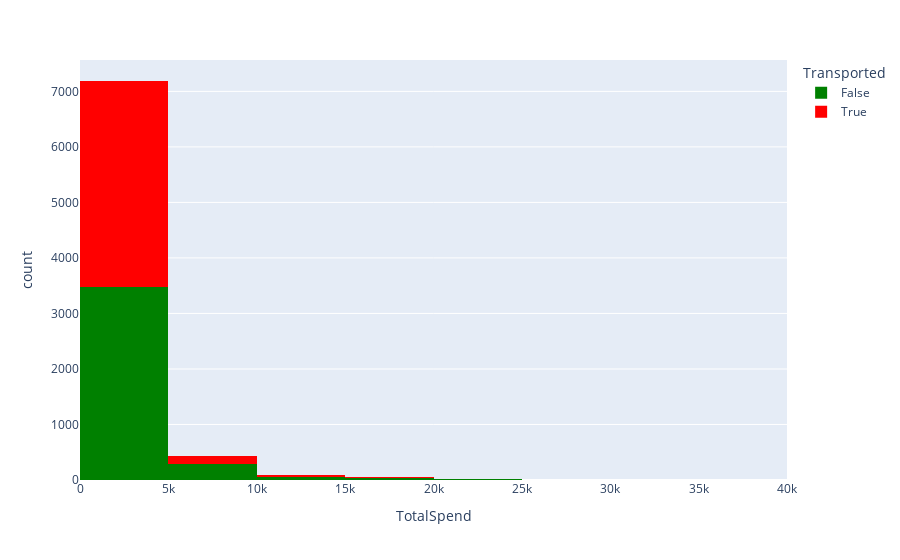

Notebook code cell kept with this figure:
### Code cell
px.histogram(df,
             x='TotalSpend',
             color='Transported',
             color_discrete_sequence=['Green','Red'],
             nbins=10)

### Figure 1 — Plotly figure (JSON) as saved in the notebook; plotly's stock layout.template omitted (floating-point values rounded to 4 significant figures; data arrays with more than 128 entries replaced by an {"elided": "..."} marker saying what was removed)
{"data": [{"bingroup": "x", "hovertemplate": "Transported=False<br>TotalSpend=%{x}<br>count=%{y}<extra></extra>", "legendgroup": "False", "marker": {"color": "Green", "pattern": {"shape": ""}}, "name": "False", "nbinsx": 10, "orientation": "v", "showlegend": true, "type": "histogram", "x": {"elided": "4315 float values"}, "xaxis": "x", "yaxis": "y"}, {"bingroup": "x", "hovertemplate": "Transported=True<br>TotalSpend=%{x}<br>count=%{y}<extra></extra>", "legendgroup": "True", "marker": {"color": "Red", "pattern": {"shape": ""}}, "name": "True", "nbinsx": 10, "orientation": "v", "showlegend": true, "type": "histogram", "x": {"elided": "4378 float values"}, "xaxis": "x", "yaxis": "y"}], "layout": {"barmode": "relative", "legend": {"title": {"text": "Transported"}, "tracegroupgap": 0}, "margin": {"t": 60}, "xaxis": {"anchor": "y", "domain": [0, 1], "title": {"text": "TotalSpend"}}, "yaxis": {"anchor": "x", "domain": [0, 1], "title": {"text": "count"}}}}
